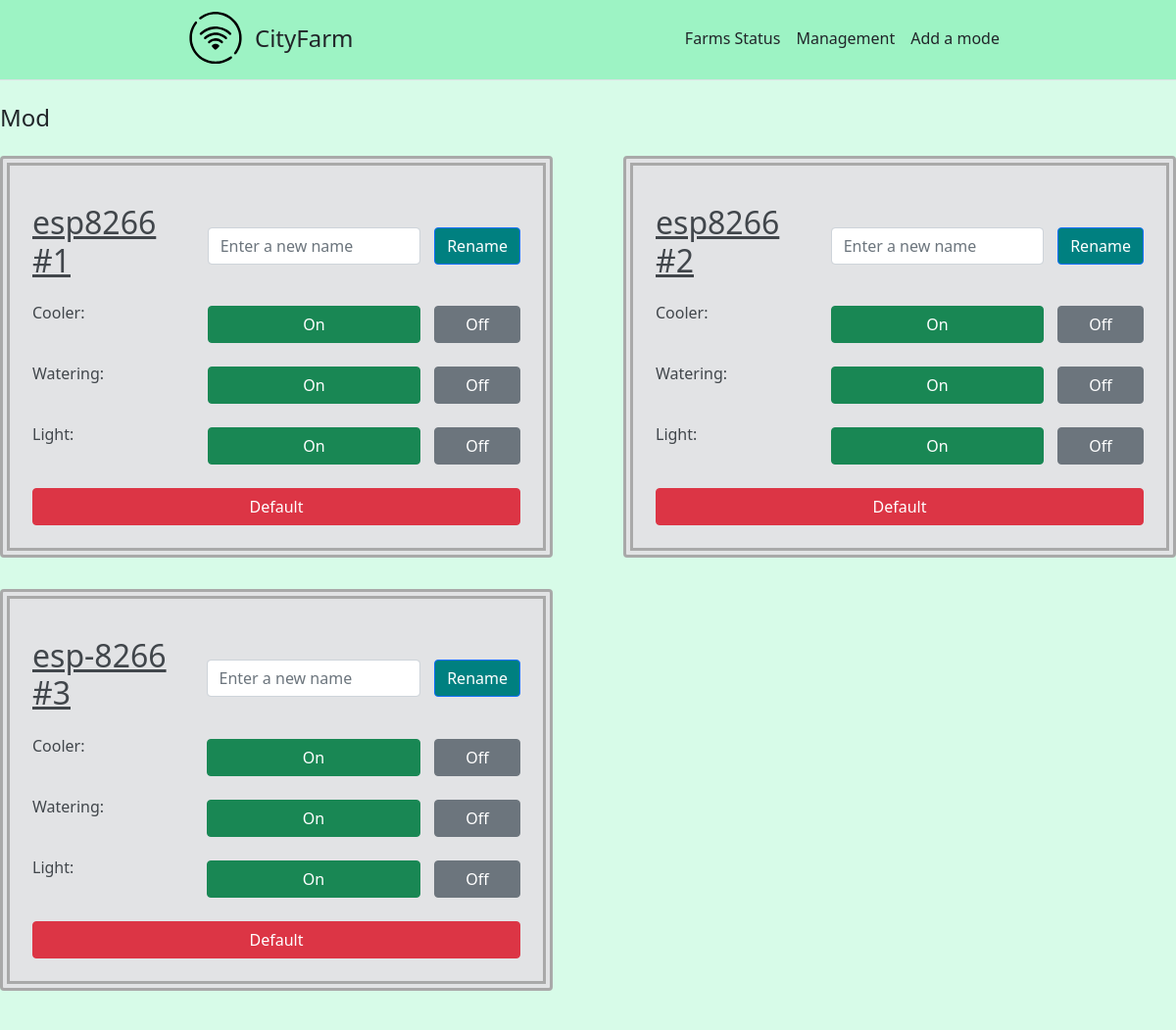
The page /ArinaBeLike on the database as committed earlier.
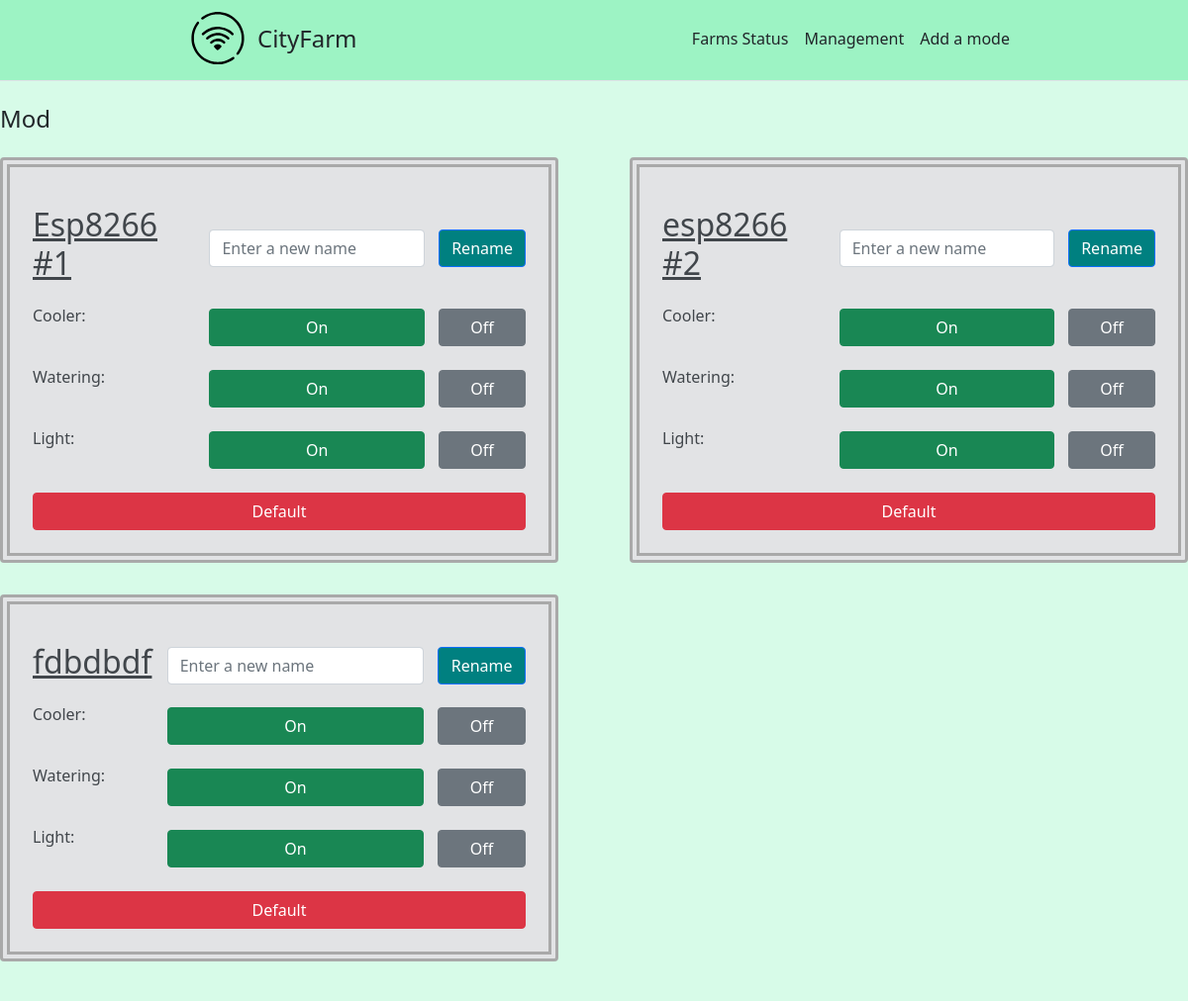
The same page on the database as committed later.
### main/models.py (models this page shows, shortened)
class Status(models.Model):
    FarmName = models.CharField('Farm name:', max_length=50)
    MacAddress = models.CharField('Mac Address:', max_length=17)
    Temperature = models.IntegerField('Temperature:')
    Humidity = models.IntegerField('Humidity:')
    Light = models.IntegerField('Light:')
    TimeTarget = models.DateTimeField('Time Target:')
    TimeLeft = models.CharField('Time Left:', max_length=50)
    GrowthProcess = models.IntegerField('Growth Process:')
    CheckLine = models.BooleanField('Online:', default=False)
    TimeDelta = models.DateTimeField('TimePass:',  auto_now=False)
    Mode = models.CharField('Mode:', max_length=50)
    Working = models.BooleanField('Working:', default=False)

### main/views.py (the view)
# urls.py: path('ArinaBeLike', views.ArinaBeLike, name='ArinaBeLike')
def ArinaBeLike(request):
    statuses = Status.objects.all()
    contex = {
        "statuses": statuses,
    }
    return render(request, "main/ArinaBeLike.html", contex)

### main/templates/main/ArinaBeLike.html (shortened to what this page needs)
{% extends 'main/base.html' %}
{% block content %}
<h4>
    Mod
</h4>
<div class="wrapper">
    {% if statuses %}
        {% for el in statuses %}
            <div class="alert alert-secondary mt-3" style="width: 47%; border: 10px double DarkGray">
                <form method="post">
                    <table cellspacing="0" cellpadding="7" style="width:100%">
                        <tr>
                            <td>
                                <h2 style="text-decoration-line: underline; text-decoration-style: solid">{{ el.FarmName }}</h2>
                            </td>
                            <td>
                                <input type="text" class="form-control" style="width:100%" name="ChangeName{{ el.id }}" placeholder="Enter a new name">
                            </td>
                            <td>
                                <input type="submit" class="btn btn-primary" name="NameSend{{ el.id }}" value="Rename" style="width:100%; background:Teal">
                            </td>
                        </tr>
                        <tr>
                            <p style="font-size: 24px">
                                <td style="vertical-align: top">
                                    Cooler: &nbsp;
                                </td>
                                <td>
                                    <input type="submit" class="btn btn-success" name="CoolerOn{{ el.id }}" value="On" style="width:100%; margin-bottom: 5px; margin-top: 5px">
                                </td>
                                <td>
                                    <input type="submit" class="btn btn-secondary" name="CoolerOff{{ el.id }}" value="Off" style="width:100%; margin-bottom: 5px; margin-top: 5px">
                                </td>
                            </p>
                        </tr>
                        <tr>
                            <p style="font-size: 24px;">
                                    <td style="vertical-align: top">
                                        Watering: &nbsp;
                                    </td>
                                    <td>
                                        <input type="submit" class="btn btn-success" name="WateringOn{{ el.id }}" value="On" style="width:100%; margin-bottom: 5px; margin-top: 5px">
                                    </td>
                                    <td>
                                        <input type="submit" class="btn btn-secondary" name="WateringOff{{ el.id }}" value="Off" style="width:100%; margin-bottom: 5px; margin-top: 5px">
                                    </td>
                                </p>
                        </tr>
                        <tr>
                            <p style="font-size: 24px">
                                <td style="vertical-align: top">
                                    Light: &nbsp;
                                </td>
                                <td>
                                    <input type="submit" class="btn btn-success" name="LightOn{{ el.id }}" value="On" style="width:100%; margin-bottom: 5px; margin-top: 5px" id="45">
                                </td>
                                <td>
                                    <input type="submit" class="btn btn-secondary" name="LightOff{{ el.id }}" value="Off" style="width:100%; margin-bottom: 5px; margin-top: 5px">
                                </td>
                            </p>
                        </tr>
                        <tr>
                            <td colspan="3">
                                <input type="submit" class="btn btn-danger" name="Default{{ el.id }}" value="Default" style="width:100%; margin-top: 5px">
                            </td>
                        </tr>
                    </table>
                </form>
            </div>
        {% endfor %}
    {% else %}
        <br><h3 style="text-align:center">You don't have any cells :(</h3>
    {% endif %}
</div>
{% endblock %}

Rows that differ between the two databases and show on the page:
changed Status: FarmName "esp8266 #1" → "Esp8266 #1"
changed Status: FarmName "esp-8266 #3" → "fdbdbdf"
